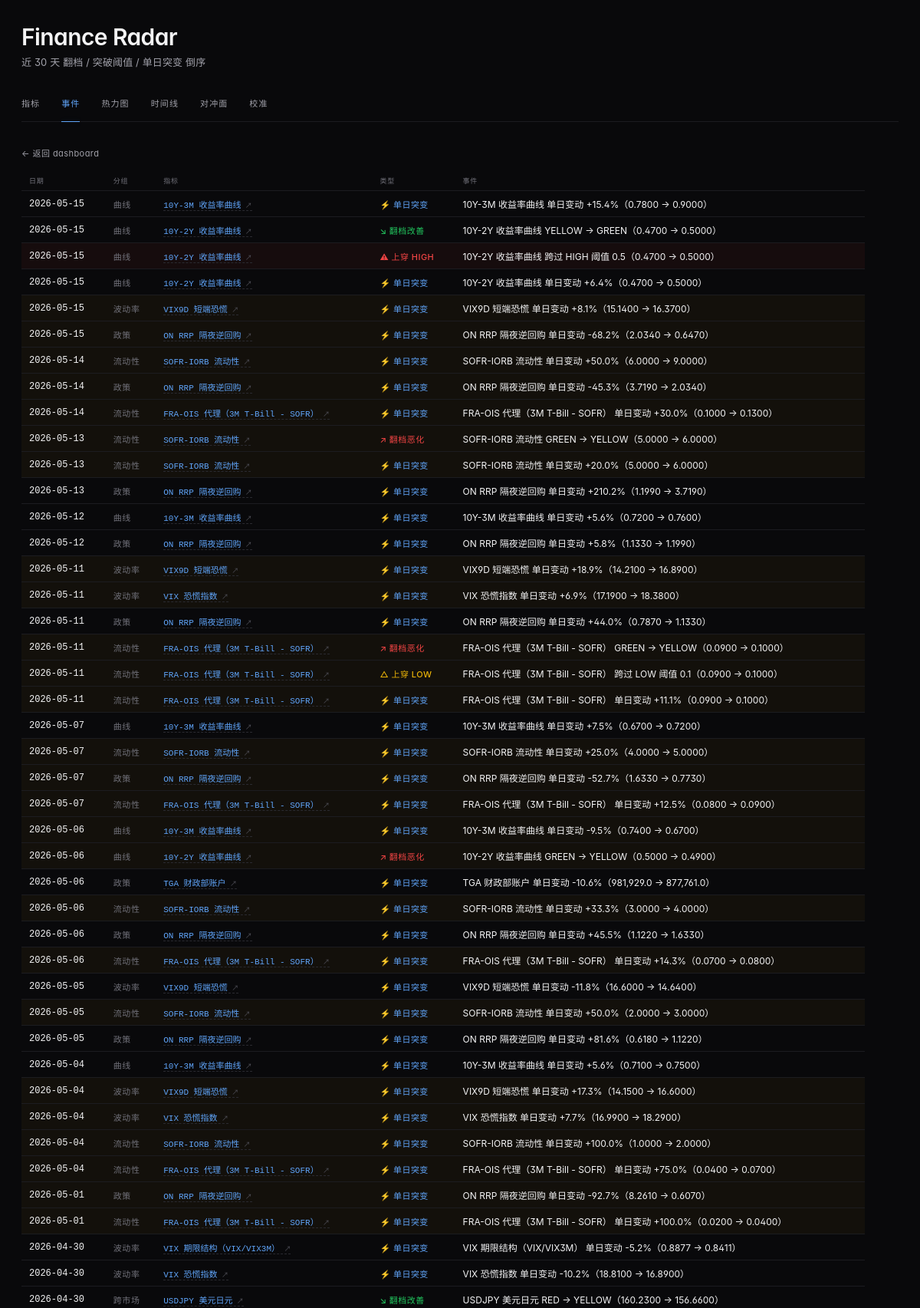
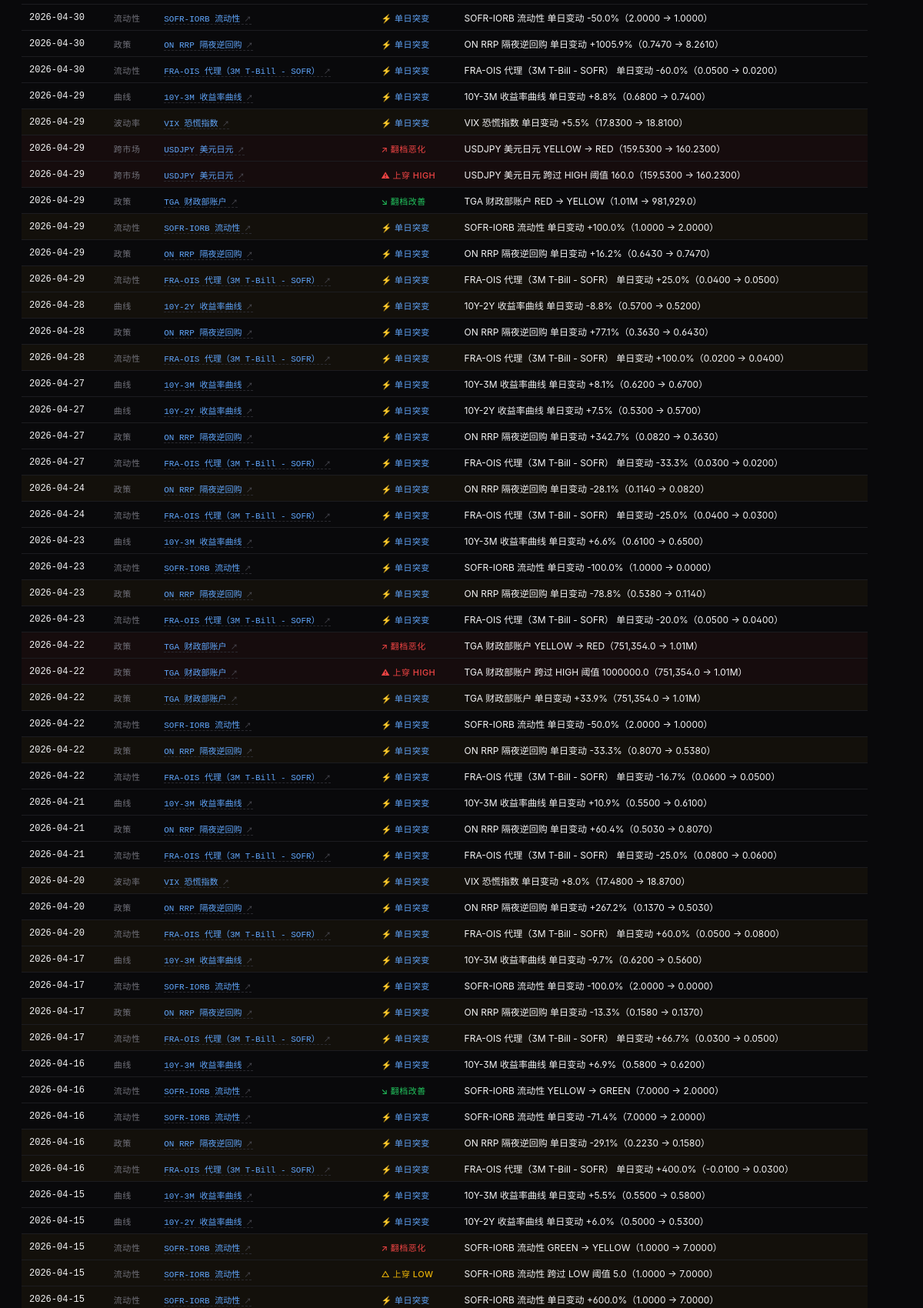
The app's page /events (upper part) with its own data (2 pictures, top to bottom).
### tables this page shows
CREATE TABLE indicators (
    id          INTEGER PRIMARY KEY,
    name        TEXT    NOT NULL,
    date        TEXT    NOT NULL,
    value       REAL    NOT NULL,
    source      TEXT    NOT NULL,
    ingested_at TEXT    NOT NULL,
    UNIQUE(name, date)
);

### src/web/app.py (the view)
    @app.route("/events")
    def events():
        target = app.config["DB_PATH"]
        hist_target = app.config.get("HISTORY_DB_PATH")
        per_indicator = []
        with dbmod.open_db(target) as conn:
            for ind in _INDICATOR_REGISTRY:
                dates, values = _fetch_history_pairs(
                    conn, ind["name"], days=60, history_db_path=hist_target
                )
                if len(values) < 2:
                    continue
                evs = detect_indicator_events(
                    name=ind["name"],
                    label=ind["label"],
                    group=ind.get("group", "其他"),
                    dates=dates,
                    values=values,
                    threshold_low=ind.get("threshold_low"),
                    threshold_high=ind.get("threshold_high"),
                    direction=ind.get("direction", "up"),
                    lookback_days=30,
                )
                per_indicator.append(evs)
        events = merge_events(per_indicator)
        return render_template("events.html", events=events, active_page="events")

### src/compute/thresholds.py (called while the page is built)
def classify(value: float, low: float, high: float, direction: Direction) -> Level:
    if direction not in ("up", "down"):
        raise ValueError(f"direction 必须是 'up' 或 'down'，收到 {direction!r}")
    if low > high:
        raise ValueError(f"low ({low}) 不能大于 high ({high})")
    v = float(value)
    if direction == "up":
        if v > high:
            return Level.RED
        if v > low:
            return Level.YELLOW
        return Level.GREEN
    if v < low:
        return Level.RED
    if v < high:
        return Level.YELLOW
    return Level.GREEN

### src/store/db.py (called while the page is built)
def connect(db_path: Optional[Path] = None) -> sqlite3.Connection:
    target = Path(db_path) if db_path is not None else DB_PATH
    target.parent.mkdir(parents=True, exist_ok=True)
    conn = sqlite3.connect(str(target))
    conn.row_factory = sqlite3.Row
    conn.execute("PRAGMA foreign_keys = ON")
    return conn

def init_schema(conn: sqlite3.Connection) -> None:
    with conn:  # 事务：成功 commit，失败 rollback
        conn.executescript(_SCHEMA_SQL)
    log.info("schema 初始化完成（indicators 表 + idx_name_date 索引）")

@contextmanager
def open_db(db_path: Optional[Path] = None) -> Iterator[sqlite3.Connection]:
    conn = connect(db_path)
    try:
        init_schema(conn)
        yield conn
    finally:
        conn.close()

def get_series(
    conn: sqlite3.Connection, name: str, days: Optional[int] = None
) -> List[Dict[str, Any]]:
    if days is not None and days > 0:
        cur = conn.execute(
            """
            SELECT name, date, value, source, ingested_at FROM indicators
            WHERE name = ?
              AND date >= date('now', ?)
            ORDER BY date ASC
            """,
            (name, f"-{int(days)} days"),
        )
    else:
        cur = conn.execute(
            "SELECT name, date, value, source, ingested_at FROM indicators "
            "WHERE name = ? ORDER BY date ASC",
            (name,),
        )
    return [dict(r) for r in cur.fetchall()]

### src/store/history_db.py (called while the page is built)
def connect(db_path: Optional[Path] = None) -> sqlite3.Connection:
    target = Path(db_path) if db_path is not None else HISTORY_DB_PATH
    target.parent.mkdir(parents=True, exist_ok=True)
    conn = sqlite3.connect(str(target))
    conn.row_factory = sqlite3.Row
    return conn

def init_schema(conn: sqlite3.Connection) -> None:
    with conn:
        conn.executescript(_SCHEMA_SQL)
    log.info("history cache schema 初始化完成")

### templates/events.html (shortened to what this page needs)
{% extends "_base.html" %}
{% block subtitle %}近 30 天 翻档 / 突破阈值 / 单日突变 倒序{% endblock %}
{% block content %}
  <div class="breadcrumb">
    <a href="/">← 返回 dashboard</a>
  </div>
  {% if events %}
    <table style="max-width: 1100px;">
      <thead>
        <tr>
          <th>日期</th>
          <th>分组</th>
          <th>指标</th>
          <th>类型</th>
          <th>事件</th>
        </tr>
      </thead>
      <tbody>
        {% for e in events %}
          <tr class="event event-{{ e.severity }}">
            <td class="value">{{ e.date }}</td>
            <td class="level">{{ e.group }}</td>
            <td><a class="source-link" href="/indicator/{{ e.name }}">{{ e.label }}</a></td>
            <td class="event-kind kind-{{ e.kind }}">
              {%- if e.kind == "flip_up" -%}↗ 翻档恶化
              {%- elif e.kind == "flip_down" -%}↘ 翻档改善
              {%- elif e.kind == "cross_high" -%}⚠ 上穿 HIGH
              {%- elif e.kind == "cross_low" -%}△ 上穿 LOW
              {%- elif e.kind == "spike" -%}⚡ 单日突变
              {%- else -%}{{ e.kind }}
              {%- endif -%}
            </td>
            <td>{{ e.message }}</td>
          </tr>
        {% endfor %}
      </tbody>
    </table>
  {% else %}
    <p class="empty" style="max-width: 880px;">近 30 天没检测到异常事件（或历史数据不足）。等下个 daily_fetch 累积。</p>
  {% endif %}
{% endblock %}

### templates/_base.html (style rules this page uses)
:root { --bg-base: #09090b; --bg-elevated: #0f0f12; --bg-elevated-2: #14141a; --bg-glass: rgba(255, 255, 255, 0.02); --border-subtle: #1c1c20; --border-strong: #2a2a30; --border-glass: rgba(255, 255, 255, 0.06); --text-primary: #f4f4f5; --text-secondary: #a1a1aa; --text-tertiary: #71717a; --text-muted: #52525b; --accent: #60a5fa; --accent-hover: #93c5fd; --accent-glow: rgba(96, 165, 250, 0.15); --green: #22c55e; --yellow: #eab308; --red: #ef4444; --green-soft: rgba(34, 197, 94, 0.12); --yellow-soft: rgba(234, 179, 8, 0.14); --red-soft: rgba(239, 68, 68, 0.14); --shadow-card: 0 1px 0 rgba(255, 255, 255, 0.03) inset, 0 16px 32px -16px rgba(0, 0, 0, 0.6); --shadow-elev: 0 1px 0 rgba(255, 255, 255, 0.04) inset, 0 24px 48px -20px rgba(0, 0, 0, 0.7); --ease-out: cubic-bezier(0.16, 1, 0.3, 1); }
* { box-sizing: border-box; }
html, body { margin: 0; padding: 0; background: var(--bg-base); }
body { font-family: 'Geist', -apple-system, BlinkMacSystemFont, "PingFang SC", "Helvetica Neue", sans-serif; color: var(--text-primary); padding: 32px 28px 60px; max-width: 1280px; margin: 0 auto; min-height: 100dvh; font-feature-settings: "ss01", "cv11"; }
a { transition: color 0.15s var(--ease-out), background 0.15s var(--ease-out), transform 0.1s var(--ease-out); }
table { border-collapse: collapse; width: 100%; }
th, td { padding: 8px 10px; text-align: left; border-bottom: 1px solid var(--border-subtle); font-size: 12px; }
th { color: var(--text-tertiary); font-weight: 500; font-size: 9px; text-transform: uppercase; letter-spacing: 0.08em; padding: 6px 10px; }
td.value { font-variant-numeric: tabular-nums; font-weight: 500; font-family: 'Geist Mono', ui-monospace, 'JetBrains Mono', monospace; }
.level { font-size: 11px; color: var(--text-tertiary); text-transform: uppercase; letter-spacing: 0.06em; }
.source-link { color: var(--accent); text-decoration: none; border-bottom: 1px dashed var(--border-strong); font-size: 11px; font-family: 'Geist Mono', ui-monospace, monospace; }
.source-link::after { content: " ↗"; font-size: 9px; color: var(--text-muted); }
.breadcrumb { margin: 0 0 16px; font-size: 11px; color: var(--text-muted); letter-spacing: 0.04em; }
.breadcrumb a { color: var(--text-secondary); text-decoration: none; }
tr.event-alert td { background: rgba(239, 68, 68, 0.05); }
tr.event-warn td { background: rgba(234, 179, 8, 0.04); }
tr.event-info td { background: transparent; }
.event-kind { font-size: 11px; white-space: nowrap; font-weight: 500; letter-spacing: 0.04em; }
.kind-flip_up, .kind-cross_high { color: var(--red); }
.kind-flip_down { color: var(--green); }
.kind-cross_low { color: var(--yellow); }
.kind-spike { color: var(--accent); }

### records on screen
indicators: date "2026-05-13", group "流动性", label "SOFR-IORB 流动性", shows "↗ 翻档恶化", message "SOFR-IORB 流动性 GREEN → YELLOW（5.0000 → 6.0000）", message "SOFR-IORB 流动性 单日变动 +20.0%（5.0000 → 6.0000）"
indicators: date "2026-05-12", group "曲线", label "10Y-3M 收益率曲线", shows "⚡ 单日突变", message "10Y-3M 收益率曲线 单日变动 +5.6%（0.7200 → 0.7600）"
indicators: date "2026-05-11", group "波动率", label "VIX 恐慌指数", shows "⚡ 单日突变", message "VIX 恐慌指数 单日变动 +6.9%（17.1900 → 18.3800）"
indicators: date "2026-05-07", group "曲线", label "10Y-3M 收益率曲线", shows "⚡ 单日突变", message "10Y-3M 收益率曲线 单日变动 +7.5%（0.6700 → 0.7200）"
indicators: date "2026-05-07", group "流动性", label "SOFR-IORB 流动性", shows "⚡ 单日突变", message "SOFR-IORB 流动性 单日变动 +25.0%（4.0000 → 5.0000）"
indicators: date "2026-05-06", group "曲线", label "10Y-3M 收益率曲线", shows "⚡ 单日突变", message "10Y-3M 收益率曲线 单日变动 -9.5%（0.7400 → 0.6700）"
indicators: date "2026-05-06", group "曲线", label "10Y-2Y 收益率曲线", shows "↗ 翻档恶化", message "10Y-2Y 收益率曲线 GREEN → YELLOW（0.5000 → 0.4900）"
indicators: date "2026-05-06", group "流动性", label "SOFR-IORB 流动性", shows "⚡ 单日突变", message "SOFR-IORB 流动性 单日变动 +33.3%（3.0000 → 4.0000）"
indicators: date "2026-05-05", group "流动性", label "SOFR-IORB 流动性", shows "⚡ 单日突变", message "SOFR-IORB 流动性 单日变动 +50.0%（2.0000 → 3.0000）"
indicators: date "2026-05-04", group "曲线", label "10Y-3M 收益率曲线", shows "⚡ 单日突变", message "10Y-3M 收益率曲线 单日变动 +5.6%（0.7100 → 0.7500）"
indicators: date "2026-05-04", group "波动率", label "VIX 恐慌指数", shows "⚡ 单日突变", message "VIX 恐慌指数 单日变动 +7.7%（16.9900 → 18.2900）"
indicators: date "2026-05-04", group "流动性", label "SOFR-IORB 流动性", shows "⚡ 单日突变", message "SOFR-IORB 流动性 单日变动 +100.0%（1.0000 → 2.0000）"
indicators: date "2026-04-30", group "波动率", label "VIX 恐慌指数", shows "⚡ 单日突变", message "VIX 恐慌指数 单日变动 -10.2%（18.8100 → 16.8900）"
indicators: date "2026-04-30", group "跨市场", label "USDJPY 美元日元", shows "↘ 翻档改善", message "USDJPY 美元日元 RED → YELLOW（160.2300 → 156.6600）"
indicators: date "2026-04-30", group "流动性", label "SOFR-IORB 流动性", shows "⚡ 单日突变", message "SOFR-IORB 流动性 单日变动 -50.0%（2.0000 → 1.0000）"
indicators: date "2026-04-29", group "曲线", label "10Y-3M 收益率曲线", shows "⚡ 单日突变", message "10Y-3M 收益率曲线 单日变动 +8.8%（0.6800 → 0.7400）"
indicators: date "2026-04-29", group "波动率", label "VIX 恐慌指数", shows "⚡ 单日突变", message "VIX 恐慌指数 单日变动 +5.5%（17.8300 → 18.8100）"
indicators: date "2026-04-29", group "跨市场", label "USDJPY 美元日元", shows "↗ 翻档恶化", message "USDJPY 美元日元 YELLOW → RED（159.5300 → 160.2300）", message "USDJPY 美元日元 跨过 HIGH 阈值 160.0（159.5300 → 160.2300）"
indicators: date "2026-04-29", group "流动性", label "SOFR-IORB 流动性", shows "⚡ 单日突变", message "SOFR-IORB 流动性 单日变动 +100.0%（1.0000 → 2.0000）"
indicators: date "2026-04-28", group "曲线", label "10Y-2Y 收益率曲线", shows "⚡ 单日突变", message "10Y-2Y 收益率曲线 单日变动 -8.8%（0.5700 → 0.5200）"
indicators: date "2026-04-27", group "曲线", label "10Y-3M 收益率曲线", shows "⚡ 单日突变", message "10Y-3M 收益率曲线 单日变动 +8.1%（0.6200 → 0.6700）"
indicators: date "2026-04-27", group "曲线", label "10Y-2Y 收益率曲线", shows "⚡ 单日突变", message "10Y-2Y 收益率曲线 单日变动 +7.5%（0.5300 → 0.5700）"
indicators: date "2026-04-23", group "曲线", label "10Y-3M 收益率曲线", shows "⚡ 单日突变", message "10Y-3M 收益率曲线 单日变动 +6.6%（0.6100 → 0.6500）"
indicators: date "2026-04-23", group "流动性", label "SOFR-IORB 流动性", shows "⚡ 单日突变", message "SOFR-IORB 流动性 单日变动 -100.0%（1.0000 → 0.0000）"
indicators: date "2026-04-22", group "流动性", label "SOFR-IORB 流动性", shows "⚡ 单日突变", message "SOFR-IORB 流动性 单日变动 -50.0%（2.0000 → 1.0000）"
indicators: date "2026-04-21", group "曲线", label "10Y-3M 收益率曲线", shows "⚡ 单日突变", message "10Y-3M 收益率曲线 单日变动 +10.9%（0.5500 → 0.6100）"
indicators: date "2026-04-20", group "波动率", label "VIX 恐慌指数", shows "⚡ 单日突变", message "VIX 恐慌指数 单日变动 +8.0%（17.4800 → 18.8700）"
indicators: date "2026-04-17", group "曲线", label "10Y-3M 收益率曲线", shows "⚡ 单日突变", message "10Y-3M 收益率曲线 单日变动 -9.7%（0.6200 → 0.5600）"
indicators: date "2026-04-17", group "流动性", label "SOFR-IORB 流动性", shows "⚡ 单日突变", message "SOFR-IORB 流动性 单日变动 -100.0%（2.0000 → 0.0000）"
indicators: date "2026-04-16", group "曲线", label "10Y-3M 收益率曲线", shows "⚡ 单日突变", message "10Y-3M 收益率曲线 单日变动 +6.9%（0.5800 → 0.6200）"
indicators: date "2026-04-16", group "流动性", label "SOFR-IORB 流动性", shows "↘ 翻档改善", message "SOFR-IORB 流动性 YELLOW → GREEN（7.0000 → 2.0000）", message "SOFR-IORB 流动性 单日变动 -71.4%（7.0000 → 2.0000）"
indicators: date "2026-04-15", group "曲线", label "10Y-3M 收益率曲线", shows "⚡ 单日突变", message "10Y-3M 收益率曲线 单日变动 +5.5%（0.5500 → 0.5800）"
indicators: date "2026-04-15", group "曲线", label "10Y-2Y 收益率曲线", shows "⚡ 单日突变", message "10Y-2Y 收益率曲线 单日变动 +6.0%（0.5000 → 0.5300）"
indicators: date "2026-04-15", group "流动性", label "SOFR-IORB 流动性", shows "↗ 翻档恶化", message "SOFR-IORB 流动性 GREEN → YELLOW（1.0000 → 7.0000）", message "SOFR-IORB 流动性 跨过 LOW 阈值 5.0（1.0000 → 7.0000）", message "SOFR-IORB 流动性 单日变动 +600.0%（1.0000 → 7.0000）"

### other values on screen
{{ e.date }} "2026-05-15" "2026-05-15" "2026-05-15" "2026-05-15" "2026-05-15" "2026-05-15" "2026-05-14" "2026-05-14" "2026-05-14" "2026-05-13" "2026-05-12" "2026-05-11" "2026-05-11" "2026-05-11" "2026-05-11" "2026-05-11" "2026-05-07" "2026-05-07" "2026-05-06" "2026-05-06" "2026-05-06" "2026-05-05" "2026-05-05" "2026-05-04" "2026-05-04" "2026-05-01" "2026-05-01" "2026-04-30" "2026-04-30" "2026-04-30" "2026-04-29" "2026-04-29" "2026-04-29" "2026-04-28" "2026-04-28" "2026-04-27" "2026-04-27" "2026-04-24" "2026-04-24" "2026-04-23" "2026-04-23" "2026-04-22" "2026-04-22" "2026-04-22" "2026-04-22" "2026-04-22" "2026-04-21" "2026-04-21" "2026-04-20" "2026-04-20" "2026-04-17" "2026-04-17" "2026-04-16" "2026-04-16"
{{ e.group }} "曲线" "曲线" "曲线" "曲线" "波动率" "政策" "流动性" "政策" "流动性" "政策" "政策" "波动率" "政策" "流动性" "流动性" "流动性" "政策" "流动性" "政策" "政策" "流动性" "波动率" "政策" "波动率" "流动性" "政策" "流动性" "波动率" "政策" "流动性" "政策" "政策" "流动性" "政策" "流动性" "政策" "流动性" "政策" "流动性" "政策" "流动性" "政策" "政策" "政策" "政策" "流动性" "政策" "流动性" "政策" "流动性" "政策" "流动性" "政策" "流动性"
{{ e.label }} "10Y-3M 收益率曲线" "10Y-2Y 收益率曲线" "10Y-2Y 收益率曲线" "10Y-2Y 收益率曲线" "VIX9D 短端恐慌" "ON RRP 隔夜逆回购" "SOFR-IORB 流动性" "ON RRP 隔夜逆回购" "FRA-OIS 代理（3M T-Bill - SOFR）" "ON RRP 隔夜逆回购" "ON RRP 隔夜逆回购" "VIX9D 短端恐慌" "ON RRP 隔夜逆回购" "FRA-OIS 代理（3M T-Bill - SOFR）" "FRA-OIS 代理（3M T-Bill - SOFR）" "FRA-OIS 代理（3M T-Bill - SOFR）" "ON RRP 隔夜逆回购" "FRA-OIS 代理（3M T-Bill - SOFR）" "TGA 财政部账户" "ON RRP 隔夜逆回购" "FRA-OIS 代理（3M T-Bill - SOFR）" "VIX9D 短端恐慌" "ON RRP 隔夜逆回购" "VIX9D 短端恐慌" "FRA-OIS 代理（3M T-Bill - SOFR）" "ON RRP 隔夜逆回购" "FRA-OIS 代理（3M T-Bill - SOFR）" "VIX 期限结构（VIX/VIX3M）" "ON RRP 隔夜逆回购" "FRA-OIS 代理（3M T-Bill - SOFR）" "TGA 财政部账户" "ON RRP 隔夜逆回购" "FRA-OIS 代理（3M T-Bill - SOFR）" "ON RRP 隔夜逆回购" "FRA-OIS 代理（3M T-Bill - SOFR）" "ON RRP 隔夜逆回购" "FRA-OIS 代理（3M T-Bill - SOFR）" "ON RRP 隔夜逆回购" "FRA-OIS 代理（3M T-Bill - SOFR）" "ON RRP 隔夜逆回购" "FRA-OIS 代理（3M T-Bill - SOFR）" "TGA 财政部账户" "TGA 财政部账户" "TGA 财政部账户" "ON RRP 隔夜逆回购" "FRA-OIS 代理（3M T-Bill - SOFR）" "ON RRP 隔夜逆回购" "FRA-OIS 代理（3M T-Bill - SOFR）" "ON RRP 隔夜逆回购" "FRA-OIS 代理（3M T-Bill - SOFR）" "ON RRP 隔夜逆回购" "FRA-OIS 代理（3M T-Bill - SOFR）" "ON RRP 隔夜逆回购" "FRA-OIS 代理（3M T-Bill - SOFR）"
{{ e.message }} "10Y-3M 收益率曲线 单日变动 +15.4%（0.7800 → 0.9000）" "10Y-2Y 收益率曲线 YELLOW → GREEN（0.4700 → 0.5000）" "10Y-2Y 收益率曲线 跨过 HIGH 阈值 0.5（0.4700 → 0.5000）" "10Y-2Y 收益率曲线 单日变动 +6.4%（0.4700 → 0.5000）" "VIX9D 短端恐慌 单日变动 +8.1%（15.1400 → 16.3700）" "ON RRP 隔夜逆回购 单日变动 -68.2%（2.0340 → 0.6470）" "SOFR-IORB 流动性 单日变动 +50.0%（6.0000 → 9.0000）" "ON RRP 隔夜逆回购 单日变动 -45.3%（3.7190 → 2.0340）" "FRA-OIS 代理（3M T-Bill - SOFR） 单日变动 +30.0%（0.1000 → 0.1300）" "ON RRP 隔夜逆回购 单日变动 +210.2%（1.1990 → 3.7190）" "ON RRP 隔夜逆回购 单日变动 +5.8%（1.1330 → 1.1990）" "VIX9D 短端恐慌 单日变动 +18.9%（14.2100 → 16.8900）" "ON RRP 隔夜逆回购 单日变动 +44.0%（0.7870 → 1.1330）" "FRA-OIS 代理（3M T-Bill - SOFR） GREEN → YELLOW（0.0900 → 0.1000）" "FRA-OIS 代理（3M T-Bill - SOFR） 跨过 LOW 阈值 0.1（0.0900 → 0.1000）" "FRA-OIS 代理（3M T-Bill - SOFR） 单日变动 +11.1%（0.0900 → 0.1000）" "ON RRP 隔夜逆回购 单日变动 -52.7%（1.6330 → 0.7730）" "FRA-OIS 代理（3M T-Bill - SOFR） 单日变动 +12.5%（0.0800 → 0.0900）" "TGA 财政部账户 单日变动 -10.6%（981,929.0 → 877,761.0）" "ON RRP 隔夜逆回购 单日变动 +45.5%（1.1220 → 1.6330）" "FRA-OIS 代理（3M T-Bill - SOFR） 单日变动 +14.3%（0.0700 → 0.0800）" "VIX9D 短端恐慌 单日变动 -11.8%（16.6000 → 14.6400）" "ON RRP 隔夜逆回购 单日变动 +81.6%（0.6180 → 1.1220）" "VIX9D 短端恐慌 单日变动 +17.3%（14.1500 → 16.6000）" "FRA-OIS 代理（3M T-Bill - SOFR） 单日变动 +75.0%（0.0400 → 0.0700）" "ON RRP 隔夜逆回购 单日变动 -92.7%（8.2610 → 0.6070）" "FRA-OIS 代理（3M T-Bill - SOFR） 单日变动 +100.0%（0.0200 → 0.0400）" "VIX 期限结构（VIX/VIX3M） 单日变动 -5.2%（0.8877 → 0.8411）" "ON RRP 隔夜逆回购 单日变动 +1005.9%（0.7470 → 8.2610）" "FRA-OIS 代理（3M T-Bill - SOFR） 单日变动 -60.0%（0.0500 → 0.0200）" "TGA 财政部账户 RED → YELLOW（1.01M → 981,929.0）" "ON RRP 隔夜逆回购 单日变动 +16.2%（0.6430 → 0.7470）" "FRA-OIS 代理（3M T-Bill - SOFR） 单日变动 +25.0%（0.0400 → 0.0500）" "ON RRP 隔夜逆回购 单日变动 +77.1%（0.3630 → 0.6430）" "FRA-OIS 代理（3M T-Bill - SOFR） 单日变动 +100.0%（0.0200 → 0.0400）" "ON RRP 隔夜逆回购 单日变动 +342.7%（0.0820 → 0.3630）" "FRA-OIS 代理（3M T-Bill - SOFR） 单日变动 -33.3%（0.0300 → 0.0200）" "ON RRP 隔夜逆回购 单日变动 -28.1%（0.1140 → 0.0820）" "FRA-OIS 代理（3M T-Bill - SOFR） 单日变动 -25.0%（0.0400 → 0.0300）" "ON RRP 隔夜逆回购 单日变动 -78.8%（0.5380 → 0.1140）" "FRA-OIS 代理（3M T-Bill - SOFR） 单日变动 -20.0%（0.0500 → 0.0400）" "TGA 财政部账户 YELLOW → RED（751,354.0 → 1.01M）" "TGA 财政部账户 跨过 HIGH 阈值 1000000.0（751,354.0 → 1.01M）" "TGA 财政部账户 单日变动 +33.9%（751,354.0 → 1.01M）" "ON RRP 隔夜逆回购 单日变动 -33.3%（0.8070 → 0.5380）" "FRA-OIS 代理（3M T-Bill - SOFR） 单日变动 -16.7%（0.0600 → 0.0500）" "ON RRP 隔夜逆回购 单日变动 +60.4%（0.5030 → 0.8070）" "FRA-OIS 代理（3M T-Bill - SOFR） 单日变动 -25.0%（0.0800 → 0.0600）" "ON RRP 隔夜逆回购 单日变动 +267.2%（0.1370 → 0.5030）" "FRA-OIS 代理（3M T-Bill - SOFR） 单日变动 +60.0%（0.0500 → 0.0800）" "ON RRP 隔夜逆回购 单日变动 -13.3%（0.1580 → 0.1370）" "FRA-OIS 代理（3M T-Bill - SOFR） 单日变动 +66.7%（0.0300 → 0.0500）" "ON RRP 隔夜逆回购 单日变动 -29.1%（0.2230 → 0.1580）" "FRA-OIS 代理（3M T-Bill - SOFR） 单日变动 +400.0%（-0.0100 → 0.0300）"
